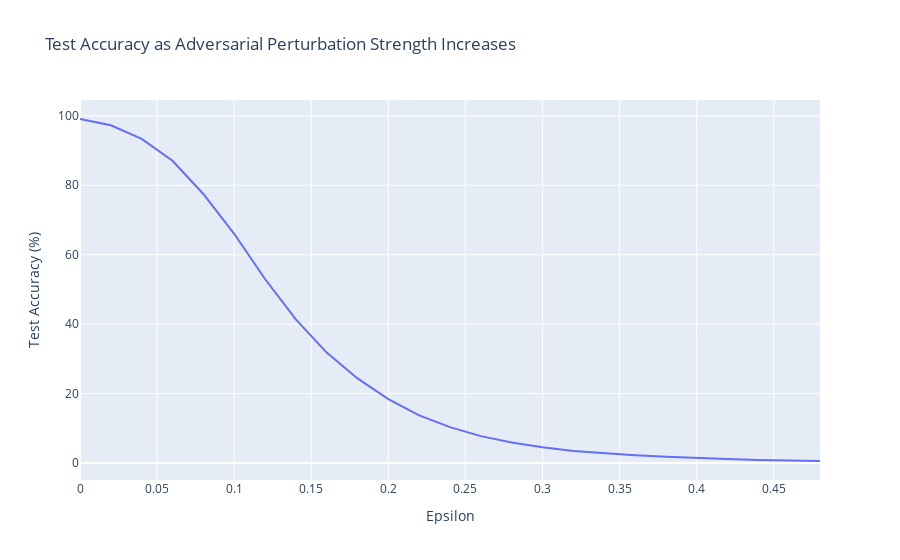

Notebook source saved alongside this figure:
### Markdown cell above
### Compute Test Accuracy on All Adversarial Datasets

### Code cell
# get accuracy for each adversarial dataset
test_acc_list = [compute_pytorch_model_accuracy(classifier, v) for k, v in adv_datasets.items()]

# define graph layout
layout = go.Layout(
    title='Test Accuracy as Adversarial Perturbation Strength Increases',
    xaxis_title='Epsilon',
    yaxis_title='Test Accuracy (%)'
)

# construct line graph
fig = go.Figure(
    data=go.Scatter(x=list(adv_datasets.keys()), y=test_acc_list),
    layout=layout
)

fig.show()

### Figure 1 — Plotly figure (JSON) as saved in the notebook; plotly's stock layout.template omitted (floating-point values rounded to 4 significant figures)
{"data": [{"type": "scatter", "x": [0, 0.02, 0.04, 0.06, 0.08, 0.1, 0.12, 0.14, 0.16, 0.18, 0.2, 0.22, 0.24, 0.26, 0.28, 0.3, 0.32, 0.34, 0.36, 0.38, 0.4, 0.42, 0.44, 0.46, 0.48], "y": [99.1, 97.29, 93.35, 87.08, 77.49, 66.03, 52.99, 41.34, 31.8, 24.36, 18.38, 13.68, 10.33, 7.72, 5.92, 4.54, 3.46, 2.81, 2.23, 1.77, 1.37, 1.14, 0.88, 0.74, 0.56]}], "layout": {"title": {"text": "Test Accuracy as Adversarial Perturbation Strength Increases"}, "xaxis": {"title": {"text": "Epsilon"}}, "yaxis": {"title": {"text": "Test Accuracy (%)"}}}}
